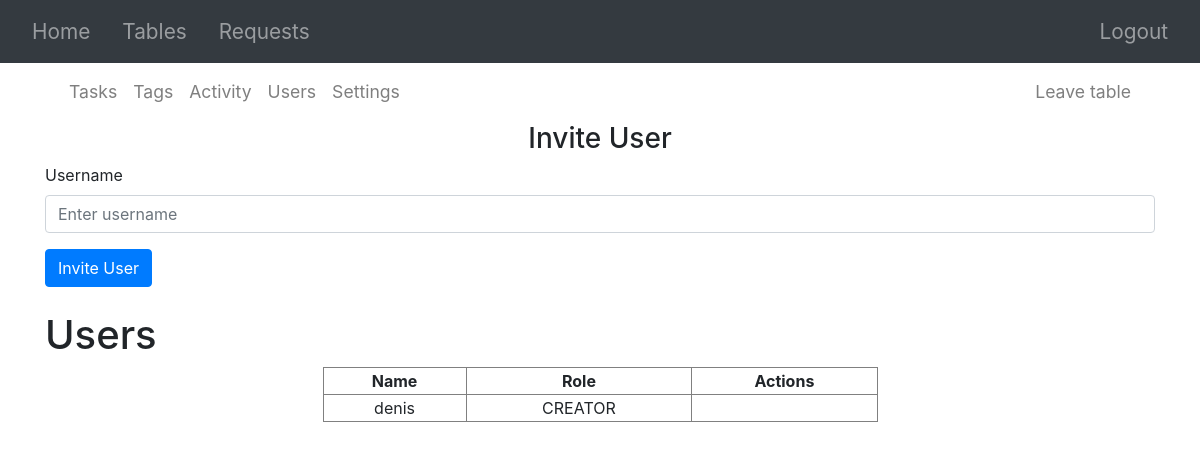
The app's page /tables/2/users (signed in), older data.
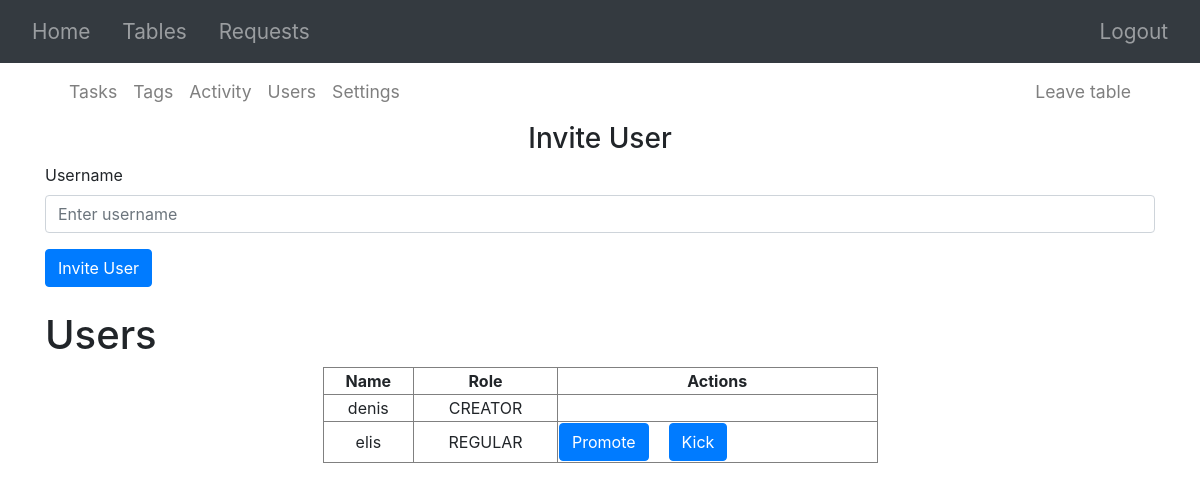
The same page, newer data.
### src/models.py (models this page shows, shortened)
class UserTable(db.Model):
    user_id: Mapped[int] = mapped_column(ForeignKey('user.id'), primary_key=True)
    table_id: Mapped[int] = mapped_column(ForeignKey('table.id'), primary_key=True)
    role: Mapped['Role'] = mapped_column()
    user: Mapped[list['User']] = relationship(back_populates='tables')
    table: Mapped[list['Table']] = relationship(back_populates='users')

class User(db.Model, UserMixin):
    id: Mapped[int] = mapped_column(primary_key=True)
    username: Mapped[str] = mapped_column(String(30), unique=True)
    password: Mapped[str] = mapped_column()
    tables: Mapped[list['UserTable']] = relationship(back_populates='user')
    received_requests: Mapped[list['Request']] = relationship(foreign_keys='[Request.recipient_id]')

### src/routes/users.py (the view)
@users_bp.route('/tables/<int:table_id>/users')
@login_required
def users(table_id: int) -> str:
    table = db.get_or_404(Table, table_id)
    user_id = current_user.id
    db.get_or_404(UserTable, [user_id, table_id])
    users_in_table = UserTable.query.filter_by(table_id=table_id)
    user_table = db.get_or_404(UserTable, [user_id, table_id])
    role = user_table.role
    return render_template(
        'users.html',
        user=current_user,
        table=table,
        users_in_table=users_in_table,
        role=role
    )

### src/templates/users.html (shortened to what this page needs)
{% extends "base.html" %}
{% import "macros.html" as macro %}
{% block content %}
{{ macro.in_table(table) }}
    <form action="/tables/{{ table.id }}/invite-user" method="POST" autocomplete="off">
        <h3 align="center">Invite User</h3>
        <div class="form-group">
          <label for="username">Username</label>
          <input
            type="text"
            class="form-control"
            id="username"
            name="username"
            placeholder="Enter username"
          />
        </div>
        <button type="submit" class="btn btn-primary">Invite User</button>
      </form>
      <br/>
      <h1>Users</h1>
<table border="1" style="width: 50%; margin: 0 auto; text-align: center; border-collapse: collapse;">
    <thead>
        <th>Name</th>
        <th>Role</th>
        <th>Actions</th>
    </thead>
    <tbody>
        {% for cur_user in users_in_table %}
        <tr>
            <td>{{ cur_user.user.username }}</td>
            <td>{{ cur_user.role.name }}</td>
            {% if user.id != cur_user.user.id %}
            <td>
                <div style="display: flex; align-items: left; gap: 10px;">
                {% if role.value >= cur_user.role.value %}
                    {% if cur_user.role.name != 'ADMIN' %}
                    <form action="/tables/{{ table.id }}/promote-user" method="POST">
                        <button type="submit" class="btn btn-primary" value="{{ cur_user.user.id }}" id="user_id" name="user_id">Promote</button>
                    </form>
                    {% else %}
                    <form action="/tables/{{ table.id }}/demote-user" method="POST">
                        <button type="submit" class="btn btn-primary" value="{{ cur_user.user.id }}" id="user_id" name="user_id">Demote</button>
                    </form>
                {% endif %}
                <br/>
                    {% if role.value > cur_user.role.value %}
                    <form action="/tables/{{ table.id }}/kick-user" method="POST">
                        <button type="submit" class="btn btn-primary" value="{{ cur_user.user.id }}" id="user_id" name="user_id">Kick</button>
                    </form>
                    {% endif %}
            </div>
                {% endif %}
            </td>
            {% endif %}
        </tr>
        {% endfor %}
    </tbody>
</table>
{% endblock %}

Row changes from the older to the newer data that the page shows:
added UserTable: user.username "elis", role.name "REGULAR", {{ cur_user.user.id }} 2 (drawn)
